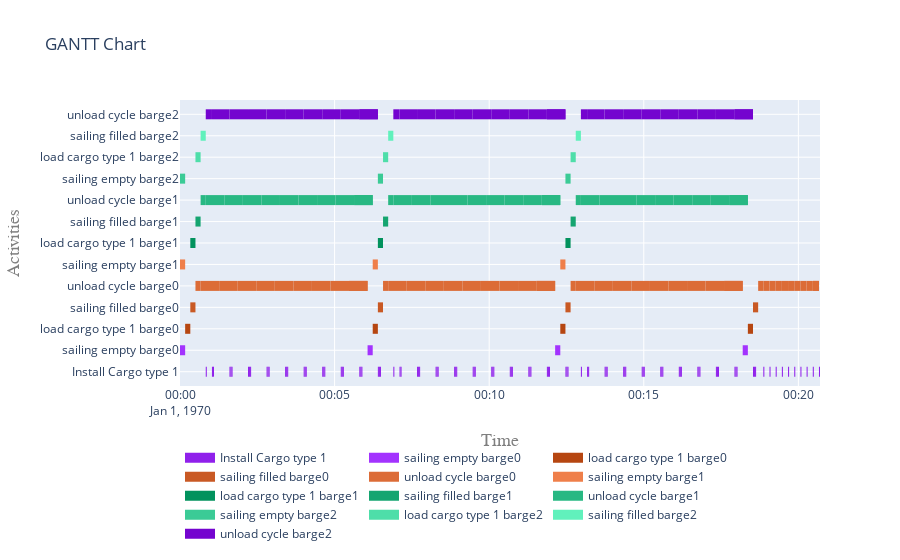

Notebook code cell kept with this figure:
### Markdown cell above
##### 5.2 Visualise gantt charts

### Code cell
acts = []
for proc in processes:
    acts.extend(proc.sub_processes[0].sub_processes)
    
plot.get_gantt_chart([*install_process.sub_processes, *acts])

### Figure 1 — Plotly figure (JSON) as saved in the notebook; plotly's stock layout.template omitted (floating-point values rounded to 4 significant figures; data arrays with more than 128 entries replaced by an {"elided": "..."} marker saying what was removed)
{"data": [{"connectgaps": false, "hoverinfo": "y+name", "line": {"color": "rgb(144,32,235)", "width": 10}, "mode": "lines", "name": "Install Cargo type 1", "type": "scatter", "x": {"elided": "500 str values"}, "y": {"elided": "500 str values"}}, {"connectgaps": false, "hoverinfo": "y+name", "line": {"color": "rgb(163,51,254)", "width": 10}, "mode": "lines", "name": "sailing empty barge0", "type": "scatter", "x": ["1970-01-01T00:00:00", "1970-01-01T00:00:00", "1970-01-01T00:00:10", "1970-01-01T00:00:10", "1970-01-01T00:00:10", "1970-01-01T00:06:04", "1970-01-01T00:06:04", "1970-01-01T00:06:14", "1970-01-01T00:06:14", "1970-01-01T00:06:14", "1970-01-01T00:12:08", "1970-01-01T00:12:08", "1970-01-01T00:12:18", "1970-01-01T00:12:18", "1970-01-01T00:12:18", "1970-01-01T00:18:12", "1970-01-01T00:18:12", "1970-01-01T00:18:22", "1970-01-01T00:18:22", "1970-01-01T00:18:22"], "y": ["sailing empty barge0", "sailing empty barge0", "sailing empty barge0", "sailing empty barge0", null, "sailing empty barge0", "sailing empty barge0", "sailing empty barge0", "sailing empty barge0", null, "sailing empty barge0", "sailing empty barge0", "sailing empty barge0", "sailing empty barge0", null, "sailing empty barge0", "sailing empty barge0", "sailing empty barge0", "sailing empty barge0", null]}, {"connectgaps": false, "hoverinfo": "y+name", "line": {"color": "rgb(182,70,17)", "width": 10}, "mode": "lines", "name": "load cargo type 1 barge0", "type": "scatter", "x": ["1970-01-01T00:00:10", "1970-01-01T00:00:10", "1970-01-01T00:00:20", "1970-01-01T00:00:20", "1970-01-01T00:00:20", "1970-01-01T00:06:14", "1970-01-01T00:06:14", "1970-01-01T00:06:24", "1970-01-01T00:06:24", "1970-01-01T00:06:24", "1970-01-01T00:12:18", "1970-01-01T00:12:18", "1970-01-01T00:12:28", "1970-01-01T00:12:28", "1970-01-01T00:12:28", "1970-01-01T00:18:22", "1970-01-01T00:18:22", "1970-01-01T00:18:32", "1970-01-01T00:18:32", "1970-01-01T00:18:32"], "y": ["load cargo type 1 barge0", "load cargo type 1 barge0", "load cargo type 1 barge0", "load cargo type 1 barge0", null, "load cargo type 1 barge0", "load cargo type 1 barge0", "load cargo type 1 barge0", "load cargo type 1 barge0", null, "load cargo type 1 barge0", "load cargo type 1 barge0", "load cargo type 1 barge0", "load cargo type 1 barge0", null, "load cargo type 1 barge0", "load cargo type 1 barge0", "load cargo type 1 barge0", "load cargo type 1 barge0", null]}, {"connectgaps": false, "hoverinfo": "y+name", "line": {"color": "rgb(201,89,36)", "width": 10}, "mode": "lines", "name": "sailing filled barge0", "type": "scatter", "x": ["1970-01-01T00:00:20", "1970-01-01T00:00:20", "1970-01-01T00:00:30", "1970-01-01T00:00:30", "1970-01-01T00:00:30", "1970-01-01T00:06:24", "1970-01-01T00:06:24", "1970-01-01T00:06:34", "1970-01-01T00:06:34", "1970-01-01T00:06:34", "1970-01-01T00:12:28", "1970-01-01T00:12:28", "1970-01-01T00:12:38", "1970-01-01T00:12:38", "1970-01-01T00:12:38", "1970-01-01T00:18:32", "1970-01-01T00:18:32", "1970-01-01T00:18:42", "1970-01-01T00:18:42", "1970-01-01T00:18:42"], "y": ["sailing filled barge0", "sailing filled barge0", "sailing filled barge0", "sailing filled barge0", null, "sailing filled barge0", "sailing filled barge0", "sailing filled barge0", "sailing filled barge0", null, "sailing filled barge0", "sailing filled barge0", "sailing filled barge0", "sailing filled barge0", null, "sailing filled barge0", "sailing filled barge0", "sailing filled barge0", "sailing filled barge0", null]}, {"connectgaps": false, "hoverinfo": "y+name", "line": {"color": "rgb(220,108,55)", "width": 10}, "mode": "lines", "name": "unload cycle barge0", "type": "scatter", "x": {"elided": "220 str values"}, "y": {"elided": "220 str values"}}, {"connectgaps": false, "hoverinfo": "y+name", "line": {"color": "rgb(239,127,74)", "width": 10}, "mode": "lines", "name": "sailing empty barge1", "type": "scatter", "x": ["1970-01-01T00:00:00", "1970-01-01T00:00:00", "1970-01-01T00:00:10", "1970-01-01T00:00:10", "1970-01-01T00:00:10", "1970-01-01T00:06:14", "1970-01-01T00:06:14", "1970-01-01T00:06:24", "1970-01-01T00:06:24", "1970-01-01T00:06:24", "1970-01-01T00:12:18", "1970-01-01T00:12:18", "1970-01-01T00:12:28", "1970-01-01T00:12:28", "1970-01-01T00:12:28"], "y": ["sailing empty barge1", "sailing empty barge1", "sailing empty barge1", "sailing empty barge1", null, "sailing empty barge1", "sailing empty barge1", "sailing empty barge1", "sailing empty barge1", null, "sailing empty barge1", "sailing empty barge1", "sailing empty barge1", "sailing empty barge1", null]}, {"connectgaps": false, "hoverinfo": "y+name", "line": {"color": "rgb(2,146,93)", "width": 10}, "mode": "lines", "name": "load cargo type 1 barge1", "type": "scatter", "x": ["1970-01-01T00:00:20", "1970-01-01T00:00:20", "1970-01-01T00:00:30", "1970-01-01T00:00:30", "1970-01-01T00:00:30", "1970-01-01T00:06:24", "1970-01-01T00:06:24", "1970-01-01T00:06:34", "1970-01-01T00:06:34", "1970-01-01T00:06:34", "1970-01-01T00:12:28", "1970-01-01T00:12:28", "1970-01-01T00:12:38", "1970-01-01T00:12:38", "1970-01-01T00:12:38"], "y": ["load cargo type 1 barge1", "load cargo type 1 barge1", "load cargo type 1 barge1", "load cargo type 1 barge1", null, "load cargo type 1 barge1", "load cargo type 1 barge1", "load cargo type 1 barge1", "load cargo type 1 barge1", null, "load cargo type 1 barge1", "load cargo type 1 barge1", "load cargo type 1 barge1", "load cargo type 1 barge1", null]}, {"connectgaps": false, "hoverinfo": "y+name", "line": {"color": "rgb(21,165,112)", "width": 10}, "mode": "lines", "name": "sailing filled barge1", "type": "scatter", "x": ["1970-01-01T00:00:30", "1970-01-01T00:00:30", "1970-01-01T00:00:40", "1970-01-01T00:00:40", "1970-01-01T00:00:40", "1970-01-01T00:06:34", "1970-01-01T00:06:34", "1970-01-01T00:06:44", "1970-01-01T00:06:44", "1970-01-01T00:06:44", "1970-01-01T00:12:38", "1970-01-01T00:12:38", "1970-01-01T00:12:48", "1970-01-01T00:12:48", "1970-01-01T00:12:48"], "y": ["sailing filled barge1", "sailing filled barge1", "sailing filled barge1", "sailing filled barge1", null, "sailing filled barge1", "sailing filled barge1", "sailing filled barge1", "sailing filled barge1", null, "sailing filled barge1", "sailing filled barge1", "sailing filled barge1", "sailing filled barge1", null]}, {"connectgaps": false, "hoverinfo": "y+name", "line": {"color": "rgb(40,184,131)", "width": 10}, "mode": "lines", "name": "unload cycle barge1", "type": "scatter", "x": {"elided": "165 str values"}, "y": {"elided": "165 str values"}}, {"connectgaps": false, "hoverinfo": "y+name", "line": {"color": "rgb(59,203,150)", "width": 10}, "mode": "lines", "name": "sailing empty barge2", "type": "scatter", "x": ["1970-01-01T00:00:00", "1970-01-01T00:00:00", "1970-01-01T00:00:10", "1970-01-01T00:00:10", "1970-01-01T00:00:10", "1970-01-01T00:06:24", "1970-01-01T00:06:24", "1970-01-01T00:06:34", "1970-01-01T00:06:34", "1970-01-01T00:06:34", "1970-01-01T00:12:28", "1970-01-01T00:12:28", "1970-01-01T00:12:38", "1970-01-01T00:12:38", "1970-01-01T00:12:38"], "y": ["sailing empty barge2", "sailing empty barge2", "sailing empty barge2", "sailing empty barge2", null, "sailing empty barge2", "sailing empty barge2", "sailing empty barge2", "sailing empty barge2", null, "sailing empty barge2", "sailing empty barge2", "sailing empty barge2", "sailing empty barge2", null]}, {"connectgaps": false, "hoverinfo": "y+name", "line": {"color": "rgb(78,222,169)", "width": 10}, "mode": "lines", "name": "load cargo type 1 barge2", "type": "scatter", "x": ["1970-01-01T00:00:30", "1970-01-01T00:00:30", "1970-01-01T00:00:40", "1970-01-01T00:00:40", "1970-01-01T00:00:40", "1970-01-01T00:06:34", "1970-01-01T00:06:34", "1970-01-01T00:06:44", "1970-01-01T00:06:44", "1970-01-01T00:06:44", "1970-01-01T00:12:38", "1970-01-01T00:12:38", "1970-01-01T00:12:48", "1970-01-01T00:12:48", "1970-01-01T00:12:48"], "y": ["load cargo type 1 barge2", "load cargo type 1 barge2", "load cargo type 1 barge2", "load cargo type 1 barge2", null, "load cargo type 1 barge2", "load cargo type 1 barge2", "load cargo type 1 barge2", "load cargo type 1 barge2", null, "load cargo type 1 barge2", "load cargo type 1 barge2", "load cargo type 1 barge2", "load cargo type 1 barge2", null]}, {"connectgaps": false, "hoverinfo": "y+name", "line": {"color": "rgb(97,241,188)", "width": 10}, "mode": "lines", "name": "sailing filled barge2", "type": "scatter", "x": ["1970-01-01T00:00:40", "1970-01-01T00:00:40", "1970-01-01T00:00:50", "1970-01-01T00:00:50", "1970-01-01T00:00:50", "1970-01-01T00:06:44", "1970-01-01T00:06:44", "1970-01-01T00:06:54", "1970-01-01T00:06:54", "1970-01-01T00:06:54", "1970-01-01T00:12:48", "1970-01-01T00:12:48", "1970-01-01T00:12:58", "1970-01-01T00:12:58", "1970-01-01T00:12:58"], "y": ["sailing filled barge2", "sailing filled barge2", "sailing filled barge2", "sailing filled barge2", null, "sailing filled barge2", "sailing filled barge2", "sailing filled barge2", "sailing filled barge2", null, "sailing filled barge2", "sailing filled barge2", "sailing filled barge2", "sailing filled barge2", null]}, {"connectgaps": false, "hoverinfo": "y+name", "line": {"color": "rgb(116,4,207)", "width": 10}, "mode": "lines", "name": "unload cycle barge2", "type": "scatter", "x": {"elided": "165 str values"}, "y": {"elided": "165 str values"}}], "layout": {"hovermode": "closest", "legend": {"orientation": "h", "x": 0, "y": -0.2}, "title": {"text": "GANTT Chart"}, "xaxis": {"range": ["1970-01-01T00:00:00", "1970-01-01T00:20:42"], "title": {"font": {"color": "#7f7f7f", "family": "Courier New, monospace", "size": 18}, "text": "Time"}}, "yaxis": {"title": {"font": {"color": "#7f7f7f", "family": "Courier New, monospace", "size": 18}, "text": "Activities"}}}}
